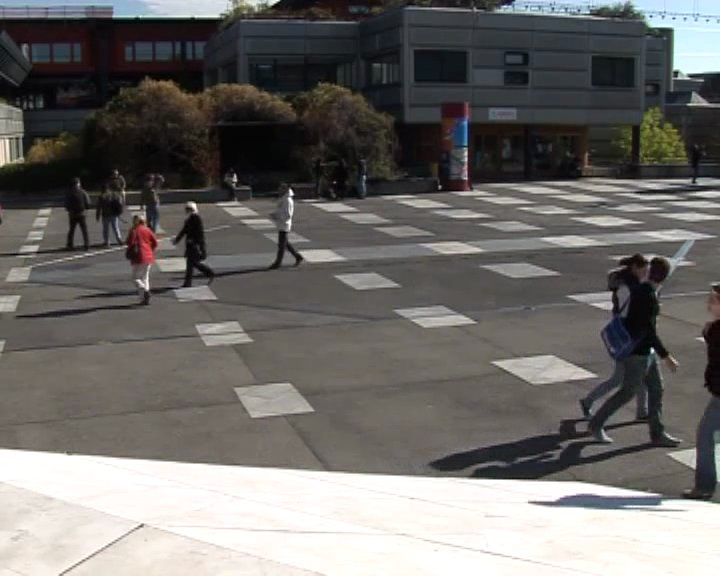
#> input picture A1/A1/walk_1.jpg, 720 x 576 px
$ jupyter execute Q5.ipynb
#> lines starting #> are read from the running program, lines starting #| are printed output that depends on the picture
# Quetsion#5

## Load walk_1.jpg and walk_2.jpg images in Python. Convert them to gray scale and subtract walk_2.jpg from walk_1.jpg. What is the result? Why?

[cell 1]
import cv2
import numpy as np
import matplotlib.pyplot as plt

# oad the images
walk_1_path = 'A1/A1/walk_1.jpg'
walk_2_path = 'A1/A1/walk_2.jpg'

walk_1 = cv2.imread(walk_1_path)
#> walk_1 is the input picture: shape (576, 720, 3); mean B, G, R 106.2, 108.6, 110.7
walk_2 = cv2.imread(walk_2_path)
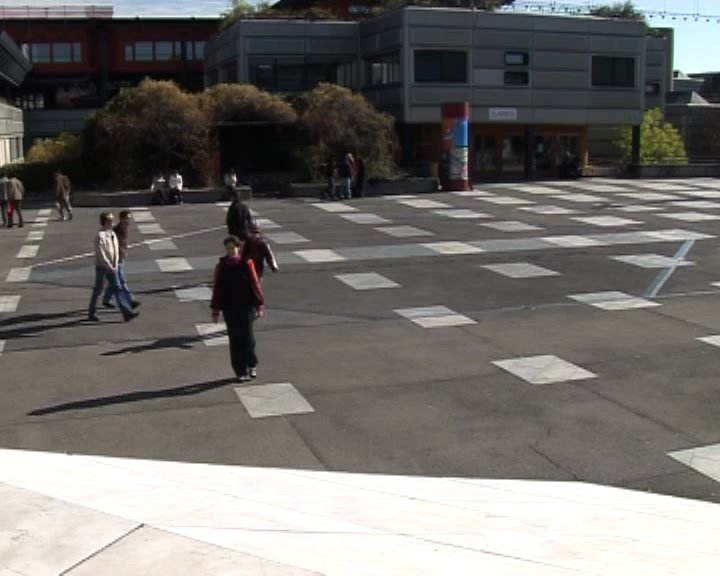
#> input picture A1/A1/walk_2.jpg, 720 x 576 px
#> walk_2 is the input picture: shape (576, 720, 3); mean B, G, R 109.1, 111.9, 114.1

# Convert images to grayscale
walk_1_gray = cv2.cvtColor(walk_1, cv2.COLOR_BGR2GRAY)
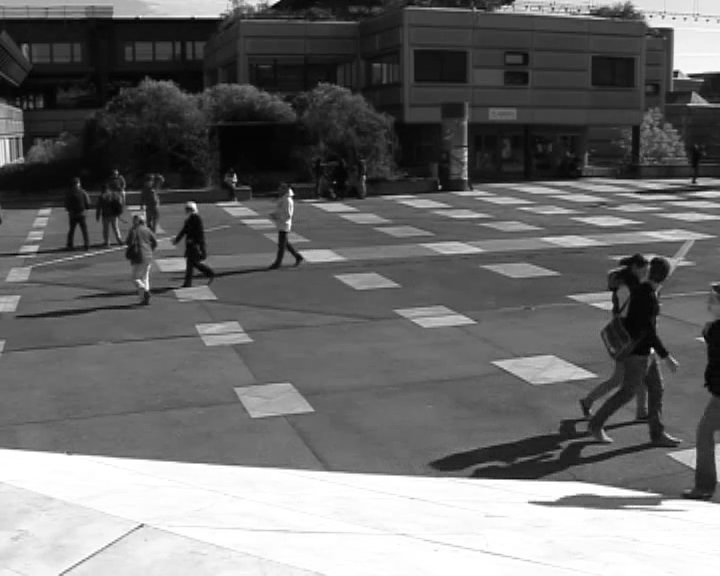
#> walk_1_gray: shape (576, 720); min 0, max 255, mean 109
walk_2_gray = cv2.cvtColor(walk_2, cv2.COLOR_BGR2GRAY)
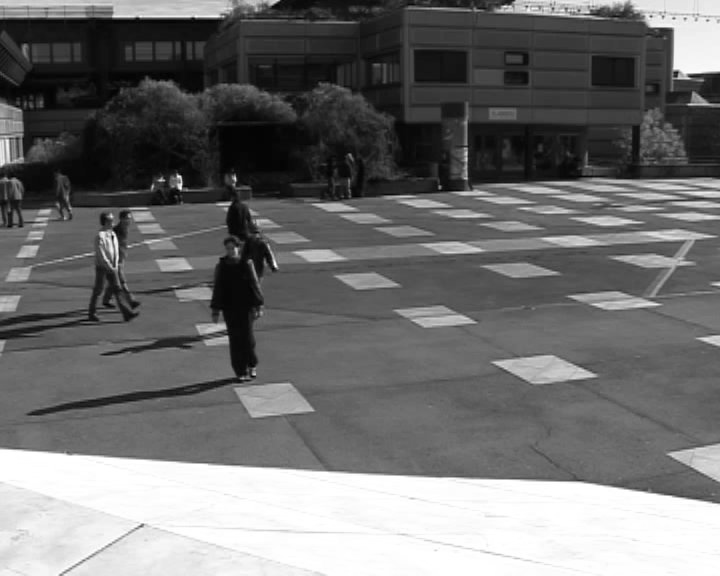
#> walk_2_gray: shape (576, 720); min 0, max 255, mean 112.3

# Subtract walk_2.jpg from walk_1.jpg
diff = cv2.subtract(walk_1_gray, walk_2_gray)
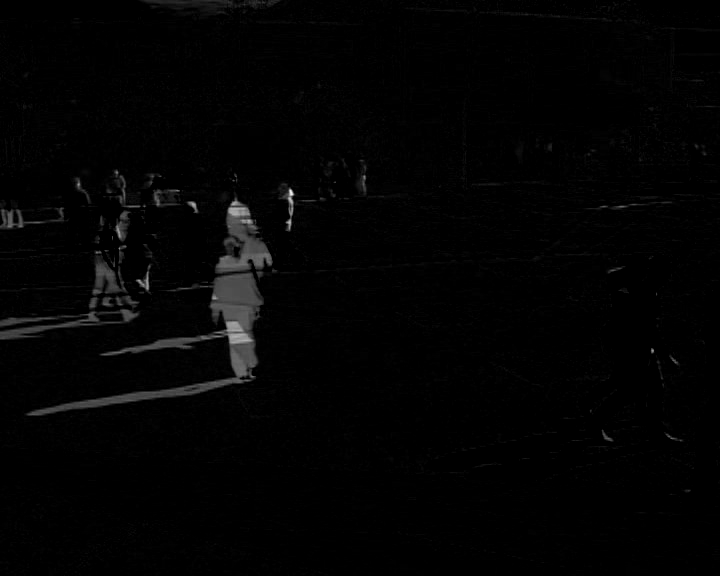
#> diff: shape (576, 720); min 0, max 236, mean 3.2

# Display the result
plt.figure(figsize=(15, 5))  # Increase the figure size

plt.subplot(1, 3, 1)
plt.imshow(walk_1_gray, cmap='gray')
plt.title('Walk 1')
plt.xticks([])  # Remove x-axis ticks
plt.yticks([])  # Remove y-axis ticks

plt.subplot(1, 3, 2)
plt.imshow(walk_2_gray, cmap='gray')
plt.title('Walk 2')
plt.xticks([])  # Remove x-axis ticks
plt.yticks([])  # Remove y-axis ticks

plt.subplot(1, 3, 3)
plt.imshow(diff, cmap='gray')
plt.title('Difference')
plt.xticks([])  # Remove x-axis ticks
plt.yticks([])  # Remove y-axis ticks

plt.show()
